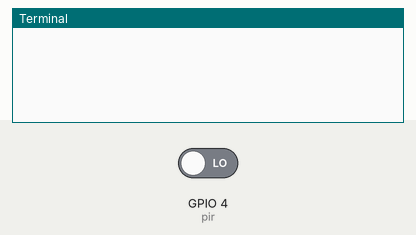
This program was run on a simulated Raspberry Pi (BCM pin numbers). On the bench: the last lines printed to the terminal. Inputs (shaded band) come from the test bench; at power-on: GPIO 4 (pir) LOW. Databases and web services accept everything at once and return nothing; values from a settings file that is not in the repository are placeholders.

Above: at 1.2 s.
1.3 s: GPIO 4 (pir) driven HIGH
At 2.5 s:
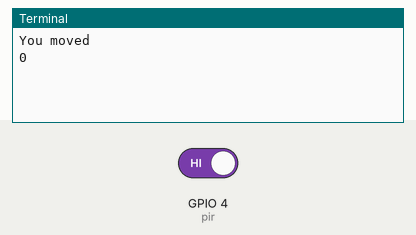
2.8 s: GPIO 4 (pir) driven LOW
At 4.0 s:
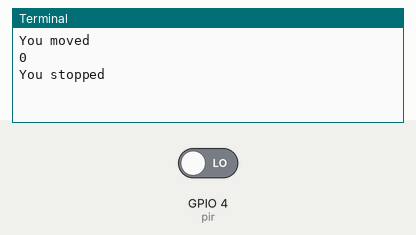

Measured:
- after the input at 1.3 s, the terminal: prints a new line at once (image 1)
- after the input at 2.8 s, the terminal: prints a new line at once (image 2)

The program:

main.py
```python
from gpiozero import MotionSensor
from twilio.rest import Client
from dotenv import load_dotenv
import os

load_dotenv()

account_sid = os.environ["TWILIO_ACCOUNT_SID"]
auth_token = os.environ["TWILIO_AUTH_TOKEN"]
client = Client(account_sid, auth_token)

def send_message():
    message = client.messages.create(
        body="Detected Movement",
        from_=os.environ["TWILIO_PHONE_NUMBER"],
        to=os.environ["TWILIO_PERSONAL_PHONE_NUMBER"],
    )

    print(message.body)

pir = MotionSensor(4)

while True:
    pir.wait_for_motion()
    print("You moved")
    send_message()
    pir.wait_for_no_motion()
    print("You stopped")
```
